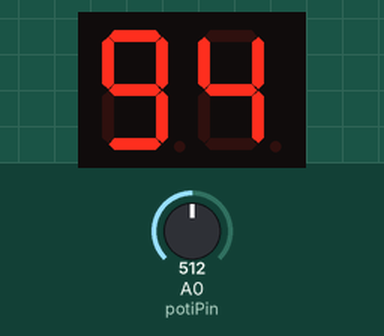
Simulated run of this sketch. Board: Arduino Uno, built with avr-gcc and run on an emulated ATmega328P. On the bench: 2-digit seven-segment display. Wiring (inferred from the names in the program): 2-digit 7-segment display, segments lit when HIGH: segments pin 2, pin 3, pin 4, pin 5, pin 6, pin 7, pin 8, pin 9; digit selects pin 13, pin 12. The test bench sets the inputs (shaded band); at power-on: A0 (potiPin) = 512. The segment pins are drawn as the display they are named for.

Above: at 4.2 s.
4.3 s: A0 (potiPin) set to 716
At 5.5 s:
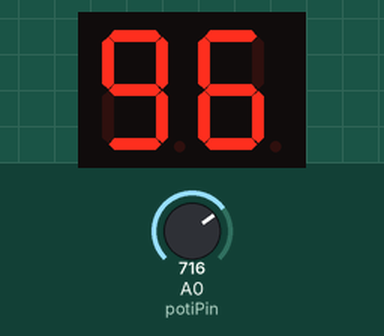
5.8 s: A0 (potiPin) set to 900
At 6.7 s:
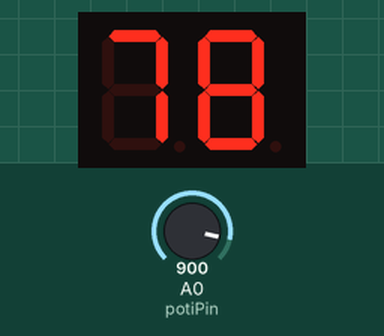
7.3 s: A0 (potiPin) set to 1023
At 7.8 s:
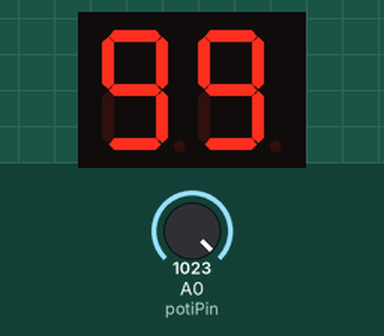
Timing chart, 0 to 10.3 s (numbered marks = the images above; inputs shaded):
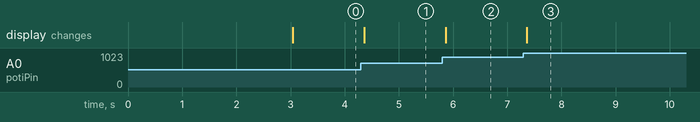

The sketch:

Zweimal_7LEDSegmentGC_1DIM_KursX.ino
```cpp
/*   Steuert zwei LED 7-Segment Anzeigen per Multiplex an und zeigt den Wert
eines Potis an. Mit eindimensionalen Array & Fkt "bitRead"; gemeinsame Kathode */
//           Segment  abcdefgDP
byte segmente[11] = {B11111100,    // 0
                     B01100000,    // 1
                     B11011010,    // 2
                     B11110010,    // 3
                     B01100110,    // 4
                     B10110110,    // 5
                     B10111110,    // 6
                     B11100000,    // 7
                     B11111110,    // 8
                     B11110110,    // 9
                     B00000001};   // Punkt
int pinArray[] = {2,3,4,5,6,7,8,9};   // Array mit allen Segment-Ausgängen incl. DP
// int pinArray[] = {2,3,4,5,6,7,8};   // Array mit allen Segment-Ausgängen ohne DP
int einerStelle = 12;              // Pin 12 als Ausgang zur Ansteuerung des Transistors "einerStelle"
int zehnerStelle = 13;             // Pin 13 als Ausgang zur Ansteuerung des Transistors "zehnerStelle"
int potiPin = A0;                  // Nummer Analogeingang zum Lesen des Potiwertes
int potiWert;                      // Poti Wert speichern
int zweiStellenZahl;               // umgewandelte 2 stellige Poti Zahl speichern

void setup()
{
//  for (int i=0; i<7; i++)        // Schleife über alle Segmente, außer DP
  for (int i=0; i<8; i++)          // Schleife über alle Segmente, mit DP
    pinMode(pinArray[i], OUTPUT);  // jeder Segmentpin als Ausgang
  pinMode(einerStelle, OUTPUT);    // Ansteuerung Trans 1 als Output
  pinMode(zehnerStelle, OUTPUT);   // Ansteuerung Trans 2 als Output
  test();                          // alle Segmente aufblinken lassen
}   // setup

void loop()
{
  potiWert = analogRead(potiPin);  // Wert des Potentiometer lesen
  zweiStellenZahl = map(potiWert, 0, 1023, 0, 99);   // map 0 - 1023 nach 0 - 99
  anzeige(zweiStellenZahl);        // Fkt. zeigt Wert auf 2 Stellen an

}  // loop

void anzeige(int wert)
{
  int einer, zehner;                // Variable für Einer und Zehner Stelle
  zehner = wert / 10;               // Zehnerstelle berechnen
  einer = wert - (zehner * 10);     // Einerstelle berechnen
  digitalWrite(einerStelle, HIGH);  // Transistor für Einerstelle ein = HIGH (NPN)
  digitalWrite(zehnerStelle, LOW);  // Transistor für Zehnerstelle aus = LOW (NPN)
  ansteuerung(einer);               // Segmente der Einerstelle ansteuern
  digitalWrite(einerStelle, LOW);   // Transistor für Einerstelle aus = LOW (NPN)
  digitalWrite(zehnerStelle, HIGH); // Transistor für Zehnerstelle ein = HIGH (NPN)
  ansteuerung(zehner);              // Segmente der Zehnerstelle ansteuern
}    // fkt anzeige

void ansteuerung(int a)
{
//  for (int j=7; j>=0; j--)    // Abfragen der Bits für die Segmente für Zahl i
//    digitalWrite(pinArray[7-j], bitRead(segmente[a], j) == 1?HIGH:LOW);
  for (int j=7; j>0; j--)    // Abfragen der Bits für die Segmente für Zahl i
    digitalWrite(pinArray[7-j], bitRead(segmente[a], j) == 1?HIGH:LOW);
  delay(5);
}    // fkt ansteuerung

void test()
{
  digitalWrite(einerStelle, HIGH);        // Transistor für Einerstelle ein = HIGH (NPN)
  digitalWrite(zehnerStelle, HIGH);       // Transistor für Zehnerstelle ein = HIGH (NPN)
  for (int i=0; i<3; i++)                 // dreimal Segmenttest
  {
//    for (int j=0; j<7; j++)               // alle Segmente außer DP ansteuern
    for (int j=0; j<8; j++)               // alle Segmente mit DP ansteuern
      digitalWrite(pinArray[j], HIGH);
    delay(800);                           // kurze Pause
//    for (int j=0; j<7; j++)             // alle Segmente außer DP ansteuern
    for (int j=0; j<8; j++)               // alle Segmente mit DP ansteuern
      digitalWrite(pinArray[j], LOW);     // alle Segmente aus
    delay(200);                           // kurze Pause
  }
  digitalWrite(einerStelle, LOW);         // Transistor für Einerstelle aus = LOW (NPN)
  digitalWrite(zehnerStelle, LOW);        // Transistor für Zehnerstelle aus = LOW (NPN)
}  // fkt test
```

Measured:
- after the input at 4.3 s, the display: changes after 0.06 s (image 1)
- after the input at 5.8 s, the display: changes after 0.06 s (image 2)
- after the input at 7.3 s, the display: changes after 0.06 s (image 3)
